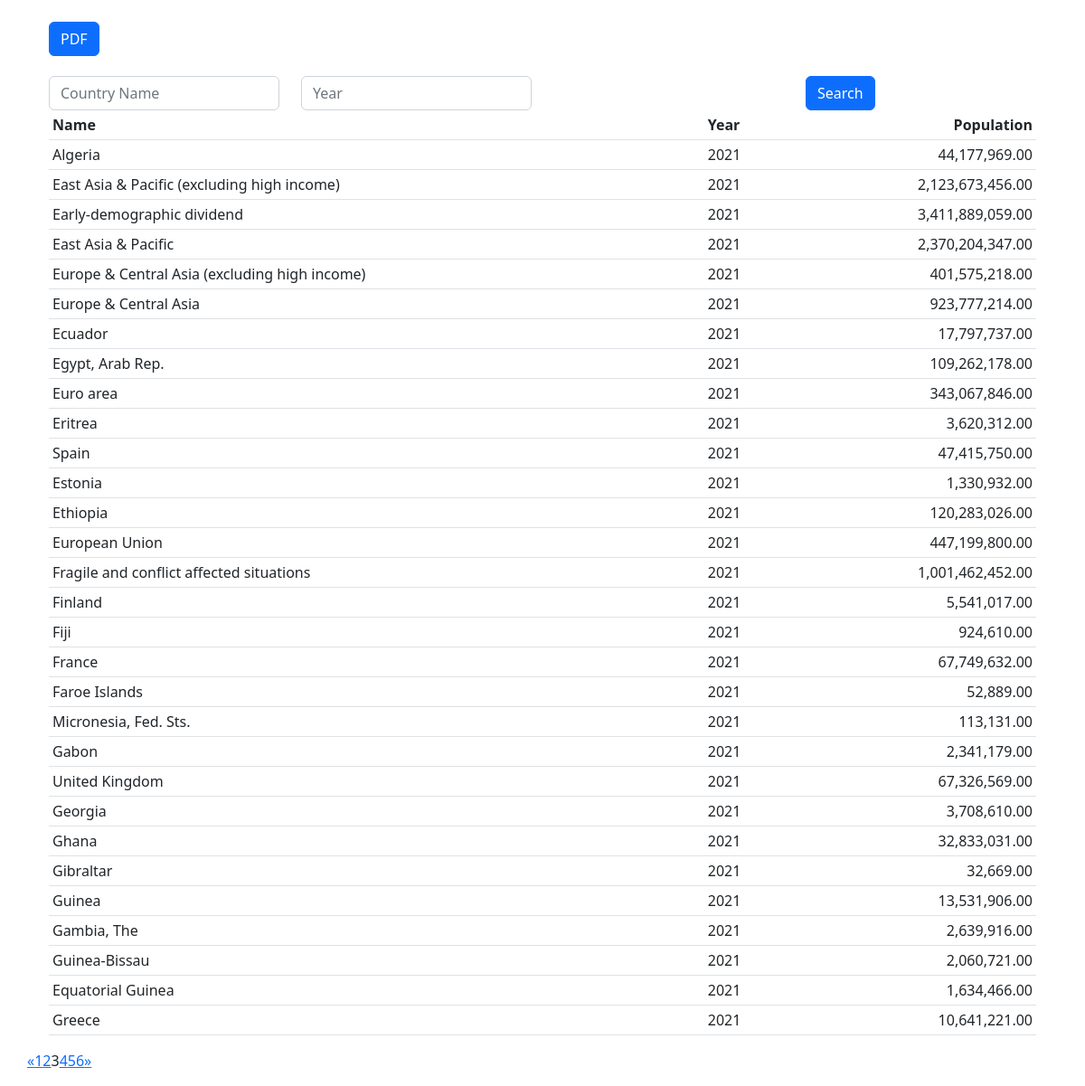
The app's page /population/population_list?page=3 with its own data.
### population/models.py (models this page shows, shortened)
class Population(models.Model):
	name = models.CharField(max_length=100)
	code = models.CharField(max_length=5)
	year = models.CharField(max_length=5)
	value = models.DecimalField(default=0.00,max_digits=1000,decimal_places=2)

### population/views.py (the view)
# urls.py: path('population_list', views.population_list, name='population_list'),
def population_list(request):
    login_url = '/'
    qs = Population.objects.order_by('-year')
    name = request.GET.get('name')
    year = request.GET.get('year')
    request.session['name'] = name
    request.session['year'] = year
    print(request.session['name'])
    if is_valid_queryparam(name):
        qs = qs.filter(name__icontains=name)
    if is_valid_queryparam(year):
        qs = qs.filter(year__icontains=year)
    page = request.GET.get('page', 1)
    paginator = Paginator(qs, 30)
    try:
        qs = paginator.page(page)
    except PageNotAnInteger:
        qs = paginator.page(1)
    except EmptyPage:
        qs = paginator.page(paginator.num_pages)
    year_list = Population.objects.values_list('year', flat=True).order_by('year').distinct()
    country_list = Population.objects.values_list('name', flat=True).order_by('name').distinct()
    context = {
        'population_list': qs,
        'year_list':year_list,
        'country_list':country_list,
        'year':year,
        'name':name,
    }
    return render(request, "population_list.html", context)

### population/views.py (called while the page is built)
def is_valid_queryparam(param):
    return param != '' and param is not None

### population/templates/population_list.html
{% extends 'base.html' %}
{% block content %}
<div class="container">
	<div class="card-body" style="padding-bottom: 2%;">
    	<a href="{% url 'population_list_pdf' %}" class="btn btn-small btn-primary">PDF</a>
    </div>
    <form method="GET" action="{% url 'population_list' %}">
      	<div class="row">
          	<div  class="col s12 m12 l4">
            	<input type="text"  name="name" placeholder="Country Name" {% if name %} value="{{name}}" {% endif %}
            	hx-get="{% url 'population_filter' %}" hx-trigger="keyup delay:500ms" hx-target="#search-results" class="form-control">
          	</div>
          	<div  class="col s12 m12 l2">
            	<input type="text"  name="year" placeholder="Year" {% if year %} value="{{year}}" {% endif %}
            	hx-get="{% url 'population_filter' %}" hx-trigger="keyup delay:500ms" hx-target="#search-results" class="form-control">
          	</div>
          	<div  class="col s12 m12 l5">
          	</div>
          	<div class="form-group col s12 m12 l1">
              	<button type="submit" class="btn btn-primary">Search</button>
          	</div>
      	</div>
    </form>
</div>
<div id="search-results">
    {% include 'population_filter.html' %}
</div>
{% endblock %}

### population/templates/population_filter.html (shortened to what this page needs)
{% load humanize %}
<div class="container">
    <table class="table table-sm">
        <thead class="thead-dark">
          <tr>
            <th scope="col">Name</th>
            <th scope="col">Year</th>
            <th scope="col" style="text-align: right;">Population</th>
          </tr>
        </thead>
        <tbody>
            {% for population in population_list %}
              <tr>
                <td>{{population.name}}</td>
                <td>{{population.year}}</td>
                <td style="text-align: right;">{{population.value|intcomma}}</td>
              </tr>
            {% endfor %}
        </tbody>
    </table>
</div>
<div class="row">
    {% if population_list.has_other_pages %}
    <ul class="pagination">
        {% if population_list.has_previous %}
        <li><a href="?page={{ population_list.previous_page_number }}{% if name %}&name={{name}}{% endif %}">&laquo;</a></li>
        {% else %}
        <li class="disabled"><span>&laquo;</span></li>
        {% endif %}
        {% for i in population_list.paginator.page_range %}
        {% if population_list.number == i %}
        <li class="active"><span>{{ i }} </span></li>
        {% elif i > population_list.number|add:'-4' and i < population_list.number|add:'4' %} <li><a
                href="?page={{ i }}{% if name %}&name={{name}}{% endif %}">{{i}}</a>
            </li>
            {% endif %}
            {% endfor %}
            {% if population_list.has_next %}
            <li><a
                    href="?page={{ population_list.next_page_number }}{% if name %}&name={{name}} {% endif %}">&raquo;</a>
            </li>
            {% else %}
            <li class="disabled"><span>&raquo;</span></li>
            {% endif %}
    </ul>
    {% endif %}
</div>

### records on screen
Population: name "Algeria", year "2021", value "44,177,969.00"
Population: name "East Asia & Pacific (excluding high income)", year "2021", value "2,123,673,456.00"
Population: name "Early-demographic dividend", year "2021", value "3,411,889,059.00"
Population: name "East Asia & Pacific", year "2021", value "2,370,204,347.00"

### other values on screen
{{ i }} "1" "2" "4" "5" "6"
{{ i }} "3"
